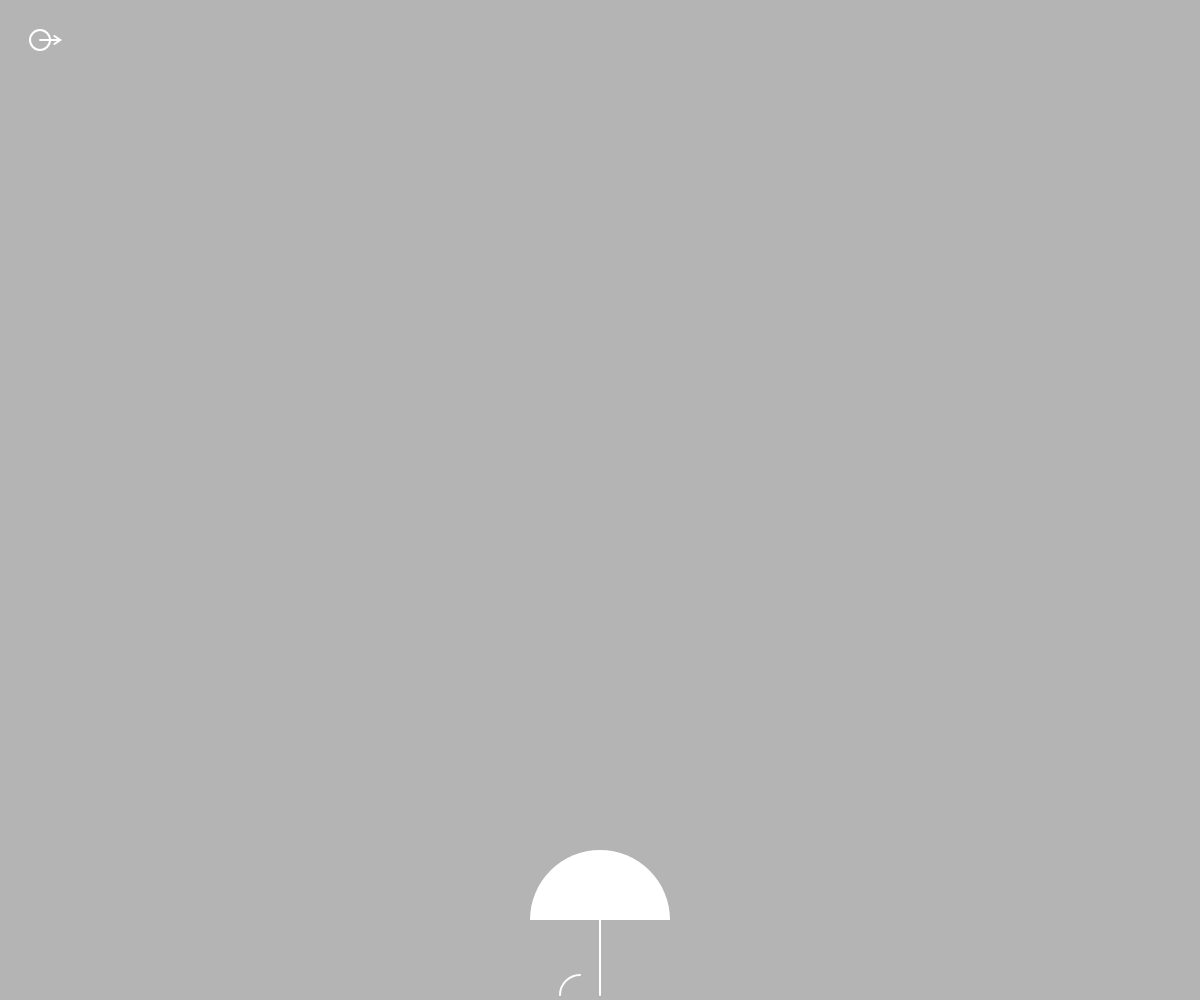
Frame 1 (no input)
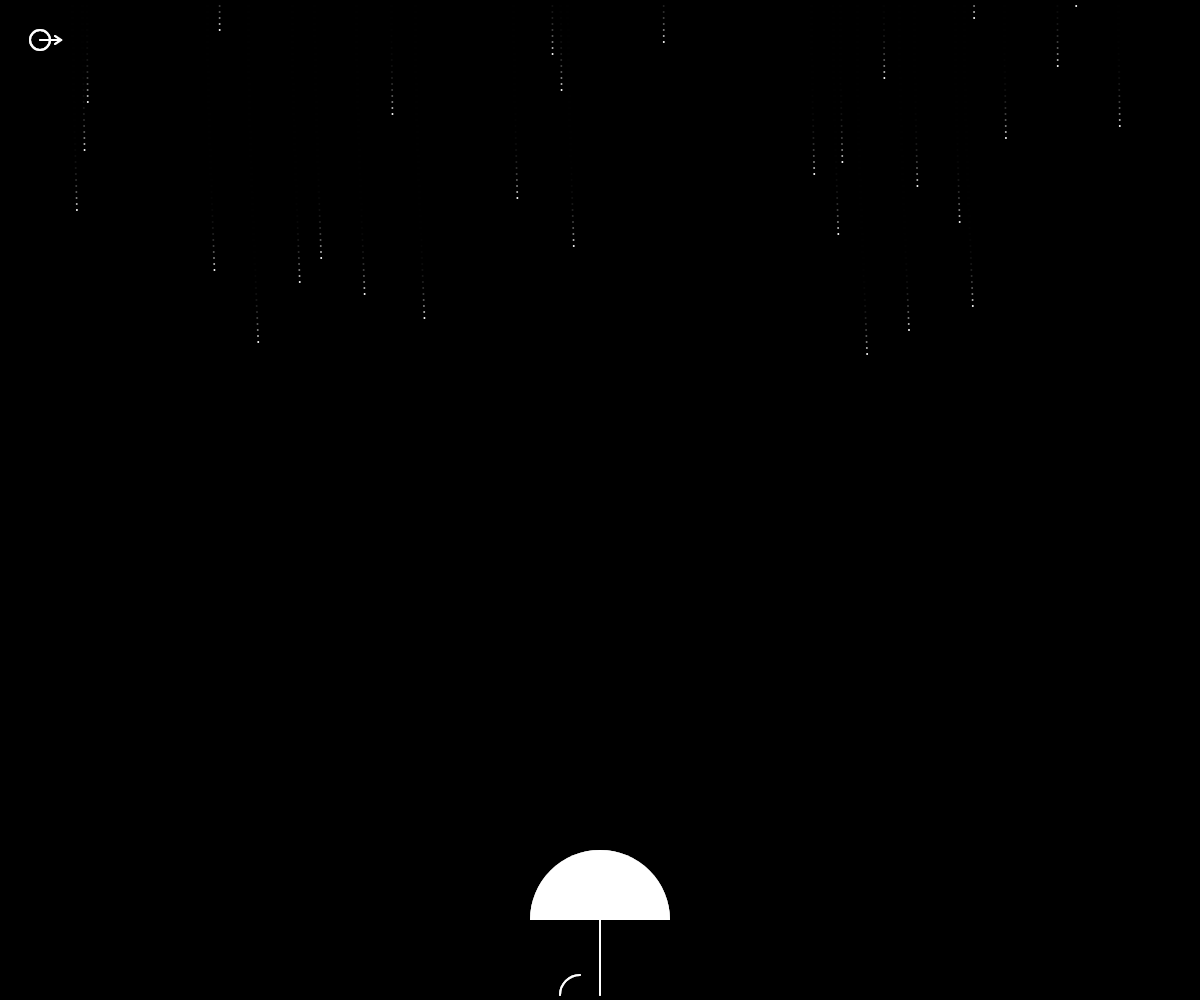
Frame 60 (no input)
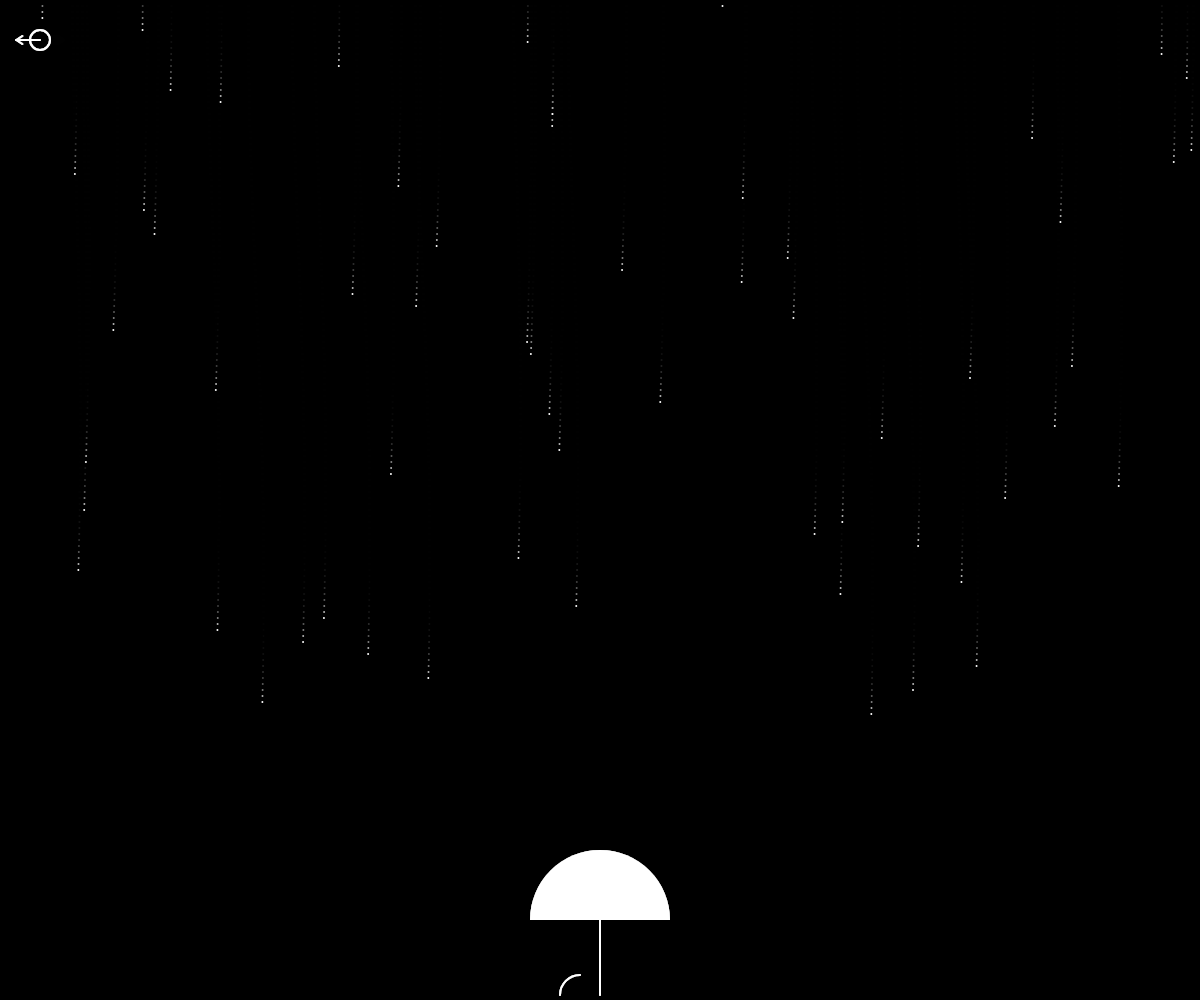
Frame 120 (the mouse pressed at the canvas centre since frame 60)

The p5.js sketch that drew these frames (run headless with seeded random() and noise() and a simulated clock; from frame 60 on, the mouse is pressed at the canvas centre):

// p5.js sketch
// ── sketch.js
// --- 設定 ---
let balls = [];
const MAX_BALLS = 150;     // 粒の数
const SPAWN_INTERVAL = 2;  // 生成間隔（フレーム）
const SPEED = 6;           // 基本落下速度
const SIZE = 2;            // 粒の直径
const R = SIZE / 2;

// 傘（描画＆衝突）
const canopyR = 70; // 天蓋の半径（大きめ）
const stemH  = 80;  // 柄の長さ
const hookR  = 20;  // フック半径

// スライド関連
const SLIDE_SPEED = SPEED * 0.9;
const EDGE_EPS = 0.02;

// --- 風パラメータ ---
let wind = 0;                 // 現在の風（+右向き、px/フレーム）
let windT = 0;                // ノイズ時間
const WIND_MAX = 3.0;         // 風の最大強度
const WIND_NOISE_INC = 0.005; // 風の時間変化の速さ
const WIND_RESP = 0.05;       // 目標風への追従（スムージング）
const WIND_PULL = 0.02;       // 粒が風へ寄る強さ（落下中）
const SLIDE_WIND_GAIN = 0.15; // 傘上の接線移動に加える風の寄与

function setup() {
  createCanvas(windowWidth, windowHeight);
}

function windowResized() {
  resizeCanvas(windowWidth, windowHeight);
  for (let b of balls) b.x = constrain(b.x, 0, width);
}

function spawnBall() {
  balls.push({
    x: random(width),
    y: 0,
    vx: 0,
    vy: SPEED,
    mode: "fall",  // "fall" or "slide"
    theta: null,   // スライド時の角度 [PI, TWO_PI]
    side: 0        // -1: 左側へ滑る, +1: 右側へ滑る
  });
}

function draw() {
  // 背景（残像）
  background(0, 0, 0, 75);

  // --- 風を更新（Perlin noiseでゆっくり変化） ---
  windT += WIND_NOISE_INC;
  const targetWind = map(noise(windT), 0, 1, -WIND_MAX, WIND_MAX);
  wind = lerp(wind, targetWind, WIND_RESP);

  // マウスのXに傘を追従（最下部固定）
  const umbrellaCX = constrain(mouseX || width / 2, 0, width);
  const umbrellaCY = height - stemH;

  // 時間差でスポーン
  if (balls.length < MAX_BALLS && frameCount % SPAWN_INTERVAL === 0) {
    spawnBall();
  }

  noStroke();
  fill(255);

  for (let b of balls) {
    if (b.mode === "slide") {
      // ---- 円弧上を滑走（角度で位置を更新）----
      // 基本の滑り
      let dTheta = b.side * (SLIDE_SPEED / (canopyR + R));
      // 風の接線成分を角速度に加える
      // 接線ベクトル t = (-sinθ, cosθ)、風ベクトル w = (wind, 0)
      // 接線方向への寄与 s = dot(w, t) = wind * (-sinθ)
      const s = wind * (-Math.sin(b.theta));
      dTheta += (s * SLIDE_WIND_GAIN) / (canopyR + R);

      b.theta += dTheta;

      // 位置：中心 + (半径+粒半径) * (cosθ, sinθ)
      b.x = umbrellaCX + (canopyR + R) * Math.cos(b.theta);
      b.y = umbrellaCY + (canopyR + R) * Math.sin(b.theta);

      // 端まで来たら落下へ解放（接線方向で発射）
      if ((b.side === -1 && b.theta <= Math.PI + EDGE_EPS) ||
          (b.side === +1 && b.theta >= TWO_PI - EDGE_EPS)) {
        const tx = -Math.sin(b.theta);
        const ty =  Math.cos(b.theta);
        const v   = max(SLIDE_SPEED, SPEED * 0.8);
        // 風の影響も初速に少し足す
        const s0 = wind * tx;
        b.vx = tx * v + s0 * SLIDE_WIND_GAIN;
        b.vy = max(ty * v, SPEED * 0.8);
        b.mode = "fall";
        b.theta = null;
        b.side = 0;
      }
    } else {
      // ---- 通常落下 ----
      // 横速度は風へ寄せる（なめらかに風に流される）
      b.vx = lerp(b.vx, wind, WIND_PULL);
      b.x += b.vx;
      b.y += b.vy;

      // 傘（上半円）との接触チェック
      const dx = b.x - umbrellaCX;
      const dy = b.y - umbrellaCY;
      const dist = Math.hypot(dx, dy);
      const target = canopyR + R;

      if (b.y <= umbrellaCY && dist <= target) {
        let theta = Math.atan2(dy, dx);
        if (theta < 0) theta += TWO_PI;

        if (theta >= Math.PI && theta <= TWO_PI) {
          // スライド開始：位置を円周に固定
          b.mode = "slide";
          const nx = dx / (dist || 1), ny = dy / (dist || 1);
          b.x = umbrellaCX + (canopyR + R) * nx;
          b.y = umbrellaCY + (canopyR + R) * ny;

          b.theta = theta;
          // どちら側へ“下り”か：中心より左なら左へ、右なら右へ
          b.side = (dx < 0) ? -1 : +1;
        } else {
          // 上半分以外は軽く押し戻すだけ（貫通防止）
          const nx = dx / (dist || 1), ny = dy / (dist || 1);
          const push = target - dist + 0.5;
          b.x += nx * push;
          b.y += ny * push;
        }
      }
    }

    // 画面外処理（下に出たら再スポーン）
    if (b.y > height + R) {
      b.y = 0;
      b.x = random(width);
      b.vx = 0;
      b.vy = SPEED;
      b.mode = "fall";
      b.theta = null;
      b.side = 0;
    }
    if (b.y < -R - 10) {
      b.y = 0;
      b.x = random(width);
      b.vx = 0;
      b.vy = SPEED;
      b.mode = "fall";
      b.theta = null;
      b.side = 0;
    }

    // 描画
    ellipse(b.x, b.y, SIZE, SIZE);
  }

  // 傘の描画（マウスXに追従）
  drawUmbrella(umbrellaCX, height);

  // 風インジケータ
  drawWindIndicator(wind);
}

// 傘の描画（中心x, 底辺y）
function drawUmbrella(cx, bottomY) {
  // 柄
  stroke(255);
  strokeWeight(2);
  line(cx, bottomY - stemH, cx, bottomY - 5);

  // フック
  noFill();
  arc(cx - hookR, bottomY - 5, hookR * 2, hookR * 2, PI, PI + HALF_PI);

  // 天蓋（半円）
  noStroke();
  fill(255);
  arc(cx, bottomY - stemH, canopyR * 2, canopyR * 2, PI, TWO_PI);

  // 任意のフリル
  const nFrills = 3;
  for (let i = 0; i < nFrills; i++) {
    const t0 = map(i, 0, nFrills, -PI, 0);
    const t1 = map(i + 1, 0, nFrills, -PI, 0);
    const mx = cx + canopyR * cos((t0 + t1) / 2);
    const my = bottomY - stemH + canopyR * sin((t0 + t1) / 2);
    triangle(
      cx + canopyR * cos(t0), bottomY - stemH + canopyR * sin(t0),
      cx + canopyR * cos(t1), bottomY - stemH + canopyR * sin(t1),
      mx, my + 8
    );
  }
}

// 左上に風向・強さインジケータ
function drawWindIndicator(w) {
  push();
  const cx = 40, cy = 40;
  const len = 20 + 20 * abs(w) / WIND_MAX; // 強いほど長く
  stroke(255);
  strokeWeight(2);
  // ベースの丸
  noFill();
  ellipse(cx, cy, 20, 20);
  // 風向（右=正）
  line(cx, cy, cx + len * Math.sign(w || 1), cy);
  // 矢羽
  const dir = Math.sign(w || 1);
  const x2 = cx + len * dir;
  line(x2, cy, x2 - 6 * dir, cy - 4);
  line(x2, cy, x2 - 6 * dir, cy + 4);
  pop();
}
